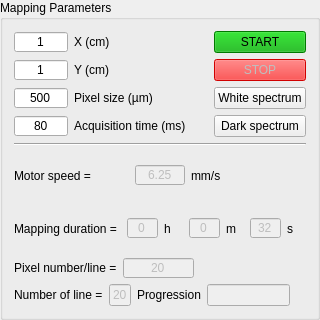
             <widget class="QGroupBox" name="MappingParameters">
              <property name="sizePolicy">
               <sizepolicy hsizetype="Fixed" vsizetype="Fixed">
                <horstretch>0</horstretch>
                <verstretch>0</verstretch>
               </sizepolicy>
              </property>
              <property name="minimumSize">
               <size>
                <width>320</width>
                <height>320</height>
               </size>
              </property>
              <property name="maximumSize">
               <size>
                <width>320</width>
                <height>320</height>
               </size>
              </property>
              <property name="title">
               <string>Mapping Parameters</string>
              </property>
              <layout class="QVBoxLayout" name="verticalLayout_15">
               <item>
                <layout class="QVBoxLayout" name="verticalLayout_14">
                 <item>
                  <layout class="QHBoxLayout" name="horizontalLayout_26">
                   <item>
                    <layout class="QVBoxLayout" name="verticalLayout_13">
                     <item>
                      <layout class="QHBoxLayout" name="horizontalLayout_22">
                       <item>
                        <widget class="QLineEdit" name="line_edit_x">
                         <property name="maximumSize">
                          <size>
                           <width>54</width>
                           <height>20</height>
                          </size>
                         </property>
                         <property name="text">
                          <string>1</string>
                         </property>
                         <property name="alignment">
                          <set>Qt::AlignCenter</set>
                         </property>
                        </widget>
                       </item>
                       <item>
                        <widget class="QLabel" name="widthX">
                         <property name="text">
                          <string>X (cm)</string>
                         </property>
                        </widget>
                       </item>
                      </layout>
                     </item>
                     <item>
                      <layout class="QHBoxLayout" name="horizontalLayout_23">
                       <item>
                        <widget class="QLineEdit" name="line_edit_y">
                         <property name="maximumSize">
                          <size>
                           <width>54</width>
                           <height>20</height>
                          </size>
                         </property>
                         <property name="text">
                          <string>1</string>
                         </property>
                         <property name="alignment">
                          <set>Qt::AlignCenter</set>
                         </property>
                        </widget>
                       </item>
                       <item>
                        <widget class="QLabel" name="heightY">
                         <property name="text">
                          <string>Y (cm)</string>
                         </property>
                        </widget>
                       </item>
                      </layout>
                     </item>
                     <item>
                      <layout class="QHBoxLayout" name="horizontalLayout_24">
                       <item>
                        <widget class="QLineEdit" name="line_edit_pixel_size">
                         <property name="maximumSize">
                          <size>
                           <width>54</width>
                           <height>20</height>
                          </size>
                         </property>
                         <property name="text">
                          <string>500</string>
                         </property>
                         <property name="alignment">
                          <set>Qt::AlignCenter</set>
                         </property>
                        </widget>
                       </item>
                       <item>
                        <widget class="QLabel" name="PixelSize">
                         <property name="text">
                          <string>Pixel size (µm)</string>
                         </property>
                        </widget>
                       </item>
                      </layout>
                     </item>
                     <item>
                      <layout class="QHBoxLayout" name="horizontalLayout_25">
                       <item>
                        <widget class="QLineEdit" name="line_edit_acquisition_time">
                         <property name="maximumSize">
                          <size>
                           <width>54</width>
                           <height>20</height>
                          </size>
                         </property>
                         <property name="text">
                          <string>80</string>
                         </property>
                         <property name="alignment">
                          <set>Qt::AlignCenter</set>
                         </property>
                        </widget>
                       </item>
                       <item>
                        <widget class="QLabel" name="AcquistionTime">
                         <property name="text">
                          <string>Acquisition time (ms)</string>
                         </property>
                        </widget>
                       </item>
                      </layout>
                     </item>
                    </layout>
                   </item>
                   <item>
                    <layout class="QVBoxLayout" name="verticalLayout_12">
                     <item>
                      <widget class="QPushButton" name="push_button_start">
                       <property name="styleSheet">
                        <string notr="true">background-color: rgb(0, 170, 0);</string>
                       </property>
                       <property name="text">
                        <string>START</string>
                       </property>
                      </widget>
                     </item>
                     <item>
                      <widget class="QPushButton" name="push_button_stop">
                       <property name="enabled">
                        <bool>false</bool>
                       </property>
                       <property name="styleSheet">
                        <string notr="true">background-color: rgb(255, 0, 0);</string>
                       </property>
                       <property name="text">
                        <string>STOP</string>
                       </property>
                      </widget>
                     </item>
                     <item>
                      <widget class="QPushButton" name="push_button_white">
                       <property name="text">
                        <string>White spectrum</string>
                       </property>
                      </widget>
                     </item>
                     <item>
                      <widget class="QPushButton" name="push_button_dark">
                       <property name="text">
                        <string>Dark spectrum</string>
                       </property>
                      </widget>
                     </item>
                    </layout>
                   </item>
                  </layout>
                 </item>
                 <item>
                  <widget class="Line" name="line">
                   <property name="orientation">
                    <enum>Qt::Horizontal</enum>
                   </property>
                  </widget>
                 </item>
                 <item>
                  <layout class="QHBoxLayout" name="horizontalLayout_21">
                   <item>
                    <widget class="QLabel" name="motorSpeed">
                     <property name="text">
                      <string>Motor speed =</string>
                     </property>
                    </widget>
                   </item>
                   <item>
                    <widget class="QLineEdit" name="line_edit_motor_speed">
                     <property name="enabled">
                      <bool>false</bool>
                     </property>
                     <property name="maximumSize">
                      <size>
                       <width>50</width>
                       <height>20</height>
                      </size>
                     </property>
                     <property name="text">
                      <string>6.25</string>
                     </property>
                     <property name="alignment">
                      <set>Qt::AlignCenter</set>
                     </property>
                    </widget>
                   </item>
                   <item>
                    <widget class="QLabel" name="motorSpeedUnit">
                     <property name="text">
                      <string>mm/s</string>
                     </property>
                    </widget>
                   </item>
                  </layout>
                 </item>
                 <item>
                  <layout class="QHBoxLayout" name="horizontalLayout_20">
                   <item>
                    <widget class="QLabel" name="mappingDuration">
                     <property name="text">
                      <string>Mapping duration = </string>
                     </property>
                    </widget>
                   </item>
                   <item>
                    <widget class="QLineEdit" name="line_edit_mapping_duration_h">
                     <property name="enabled">
                      <bool>false</bool>
                     </property>
                     <property name="maximumSize">
                      <size>
                       <width>31</width>
                       <height>20</height>
                      </size>
                     </property>
                     <property name="text">
                      <string>0</string>
                     </property>
                     <property name="alignment">
                      <set>Qt::AlignCenter</set>
                     </property>
                    </widget>
                   </item>
                   <item>
                    <widget class="QLabel" name="hours">
                     <property name="text">
                      <string>h</string>
                     </property>
                    </widget>
                   </item>
                   <item>
                    <widget class="QLineEdit" name="line_edit_mapping_duration_m">
                     <property name="enabled">
                      <bool>false</bool>
                     </property>
                     <property name="maximumSize">
                      <size>
                       <width>31</width>
                       <height>20</height>
                      </size>
                     </property>
                     <property name="text">
                      <string>0</string>
                     </property>
                     <property name="alignment">
                      <set>Qt::AlignCenter</set>
                     </property>
                    </widget>
                   </item>
                   <item>
                    <widget class="QLabel" name="minutes">
                     <property name="text">
                      <string>m</string>
                     </property>
                    </widget>
                   </item>
                   <item>
                    <widget class="QLineEdit" name="line_edit_mapping_duration_s">
                     <property name="enabled">
                      <bool>false</bool>
                     </property>
                     <property name="maximumSize">
                      <size>
                       <width>31</width>
                       <height>20</height>
                      </size>
                     </property>
                     <property name="text">
                      <string>32</string>
                     </property>
                     <property name="alignment">
                      <set>Qt::AlignCenter</set>
                     </property>
                    </widget>
                   </item>
                   <item>
                    <widget class="QLabel" name="seconds">
                     <property name="text">
                      <string>s</string>
                     </property>
                    </widget>
                   </item>
                  </layout>
                 </item>
                 <item>
                  <layout class="QHBoxLayout" name="horizontalLayout_19">
                   <item>
                    <widget class="QLabel" name="pixelNumber">
                     <property name="text">
                      <string>Pixel number/line =</string>
                     </property>
                    </widget>
                   </item>
                   <item>
                    <widget class="QLineEdit" name="line_edit_pixel_number">
                     <property name="enabled">
                      <bool>false</bool>
                     </property>
                     <property name="maximumSize">
                      <size>
                       <width>71</width>
                       <height>20</height>
                      </size>
                     </property>
                     <property name="text">
                      <string>20</string>
                     </property>
                     <property name="alignment">
                      <set>Qt::AlignCenter</set>
                     </property>
                    </widget>
                   </item>
                   <item>
                    <spacer name="horizontalSpacer_10">
                     <property name="orientation">
                      <enum>Qt::Horizontal</enum>
                     </property>
                     <property name="sizeHint" stdset="0">
                      <size>
                       <width>40</width>
                       <height>20</height>
                      </size>
                     </property>
                    </spacer>
                   </item>
                  </layout>
                 </item>
                 <item>
                  <layout class="QHBoxLayout" name="horizontalLayout_18">
                   <item>
                    <widget class="QLabel" name="lineNumber">
                     <property name="text">
                      <string>Number of line =</string>
                     </property>
                    </widget>
                   </item>
                   <item>
                    <widget class="QLineEdit" name="line_edit_number_line">
                     <property name="enabled">
                      <bool>false</bool>
                     </property>
                     <property name="maximumSize">
                      <size>
                       <width>35</width>
                       <height>16777215</height>
                      </size>
                     </property>
                     <property name="text">
                      <string>20</string>
                     </property>
                     <property name="alignment">
                      <set>Qt::AlignCenter</set>
                     </property>
                    </widget>
                   </item>
                   <item>
                    <widget class="QLabel" name="label_4">
                     <property name="text">
                      <string>Progression</string>
                     </property>
                    </widget>
                   </item>
                   <item>
                    <widget class="QLineEdit" name="line_edit_progression">
                     <property name="enabled">
                      <bool>false</bool>
                     </property>
                     <property name="alignment">
                      <set>Qt::AlignCenter</set>
                     </property>
                    </widget>
                   </item>
                   <item>
                    <spacer name="horizontalSpacer_11">
                     <property name="orientation">
                      <enum>Qt::Horizontal</enum>
                     </property>
                     <property name="sizeHint" stdset="0">
                      <size>
                       <width>40</width>
                       <height>20</height>
                      </size>
                     </property>
                    </spacer>
                   </item>
                  </layout>
                 </item>
                </layout>
               </item>
              </layout>
             </widget>
